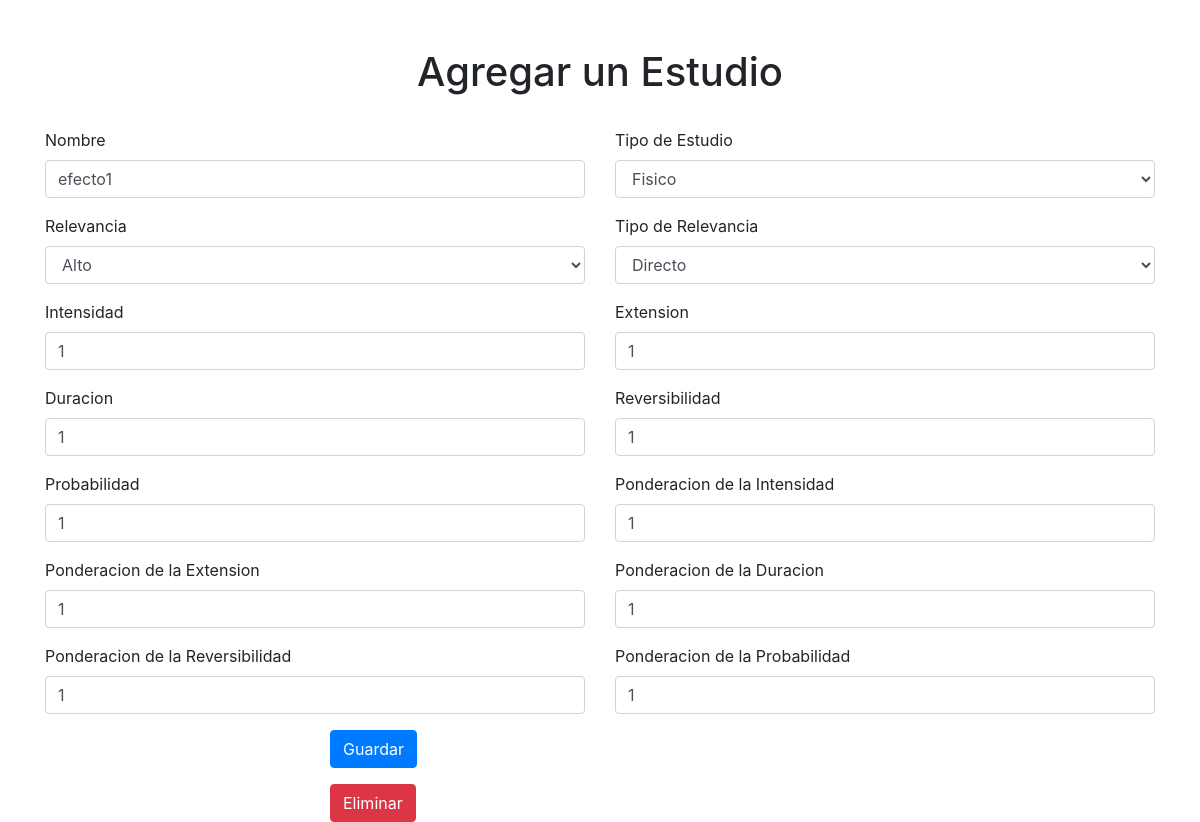
The app's page /configuracion/editar_estudio/1/ with its own data.
### configuracion/models.py (models this page shows)
class Estudio(models.Model):
	nombre = models.CharField(max_length=100, default="")
	tipo = models.CharField(choices=MEDIOS, max_length=25, default="")
	valoracion_relevancia = models.CharField(choices=NIVEL_RELEVANCIA, max_length=6, default="")
	tipo_relevancia = models.CharField(choices=TIPO_RELEVANCIA, max_length=25, default="")
	intensidad = models.IntegerField()
	extension =  models.IntegerField()
	duracion = models.IntegerField()
	duracion = models.IntegerField()
	reversibilidad = models.IntegerField()
	probabilidad = models.IntegerField(validators=[MinValueValidator(0), MaxValueValidator(100)])
	pondIntensidad = models.IntegerField(validators=[MinValueValidator(0), MaxValueValidator(100)])
	pondExtension = models.IntegerField(validators=[MinValueValidator(0), MaxValueValidator(100)])
	pondDuracion = models.IntegerField(validators=[MinValueValidator(0), MaxValueValidator(100)])
	pondReversibilidad = models.IntegerField(validators=[MinValueValidator(0), MaxValueValidator(100)])
	pondProbabilidad = models.IntegerField(validators=[MinValueValidator(0), MaxValueValidator(100)])
	via = models.FloatField(default=0.0)

### configuracion/views.py (the view)
# urls.py: url(r'^editar_estudio/(?P<pk>\d+)/$', EstudioUpdate.as_view(), name='editar_estudio'),
class EstudioUpdate(UpdateView):
	model = Estudio
	form_class = EstudioForm
	template_name = 'configuracion/agregar_estudio.html'
	success_url = reverse_lazy('index')

### configuracion/templates/configuracion/agregar_estudio.html (shortened to what this page needs)
{% load static %}
<!DOCTYPE html>
<html>
<head>
	<link rel="stylesheet" type="text/css" href="https://stackpath.bootstrapcdn.com/bootstrap/4.1.3/css/bootstrap.min.css">
	<link rel="stylesheet" type="text/css" href="{% static 'css/main.css' %}">
</head>
<body>
	<br><br>
	<div class="container">
		<div class="row justify-content-center">
			<h1> Agregar un Estudio </h1>
			<br>
		</div>
		<form method="post">
		<br>
			<div class="row">
				<div class="col-md-6 col-md-offset-2">
					<div class="form-group">
						<label for="">{{form.nombre.label}}</label>
						{{form.nombre}}
					</div>
				</div>
				<div class="col-md-6 col-md-offset-2">
					<div class="form-group">
						<label for="">{{form.tipo.label}}</label>
						{{form.tipo}}
					</div>
				</div>
				<div class="col-md-6 col-md-offset-2">
					<div class="form-group">
						<label for="">{{form.valoracion_relevancia.label}}</label>
						{{form.valoracion_relevancia}}
					</div>
				</div>
				<div class="col-md-6 col-md-offset-2">
					<div class="form-group">
						<label for="">{{form.tipo_relevancia.label}}</label>
						{{form.tipo_relevancia}}
					</div>
				</div>
				<div class="col-md-6 col-md-offset-2">
					<div class="form-group">
						<label for="">{{form.intensidad.label}}</label>
						{{form.intensidad}}
					</div>
				</div>
				<div class="col-md-6 col-md-offset-2">
					<div class="form-group">
						<label for="">{{form.extension.label}}</label>
						{{form.extension}}
					</div>
				</div>
				<div class="col-md-6 col-md-offset-2">
					<div class="form-group">
						<label for="">{{form.duracion.label}}</label>
						{{form.duracion}}
					</div>
				</div>
				<div class="col-md-6 col-md-offset-2">
					<div class="form-group">
						<label for="">{{form.reversibilidad.label}}</label>
						{{form.reversibilidad}}
					</div>
				</div>
				<div class="col-md-6 col-md-offset-2">
					<div class="form-group">
						<label for="">{{form.probabilidad.label}}</label>
						{{form.probabilidad}}
					</div>
				</div>
				<div class="col-md-6 col-md-offset-2">
					<div class="form-group">
						<label for="">{{form.pondIntensidad.label}}</label>
						{{form.pondIntensidad}}
					</div>
				</div>
				<div class="col-md-6 col-md-offset-2">
					<div class="form-group">
						<label for="">{{form.pondExtension.label}}</label>
						{{form.pondExtension}}
					</div>
				</div>
				<div class="col-md-6 col-md-offset-2">
					<div class="form-group">
						<label for="">{{form.pondDuracion.label}}</label>
						{{form.pondDuracion}}
					</div>
				</div>
				<div class="col-md-6 col-md-offset-2">
					<div class="form-group">
						<label for="">{{form.pondReversibilidad.label}}</label>
						{{form.pondReversibilidad}}
					</div>
				</div>
				<div class="col-md-6 col-md-offset-2">
					<div class="form-group">
						<label for="">{{form.pondProbabilidad.label}}</label>
						{{form.pondProbabilidad}}
					</div>
				</div>
			</div>
			<div class="row justify-content-center">
				<div class="col-md-6 col-md-offset-3">
						<div class="form-group">
							<button class="btn btn-primary" type="submit">Guardar</button>
						</div>
				</div>
			</div>
		</form>
		{% if object %}
			<div class="row justify-content-center">
				<div class="col-md-6 col-md-offset-3">
					<form  method="POST" action="{% url 'eliminar_estudio' object.pk %}">
						<a onclick = "return confirm('¿Está seguro de eliminar este estudio?')" href="{% url 'eliminar_estudio' object.pk %}">
						<button  class="btn btn-danger" >Eliminar</button></a>
					</form>
				</div>
			</div>
		{% endif %}
	</div>
</body>
</html>

### configuracion/static/css/main.css (style rules this page uses)
html, body { height: 100%; }

### records on screen
Estudio: nombre "efecto1", tipo "Fisico", valoracion_relevancia "Alto", tipo_relevancia "Directo", intensidad "1", extension "1", duracion "1", reversibilidad "1", probabilidad "1", pondIntensidad "1", pondExtension "1", pondDuracion "1", pondReversibilidad "1", pondProbabilidad "1"
